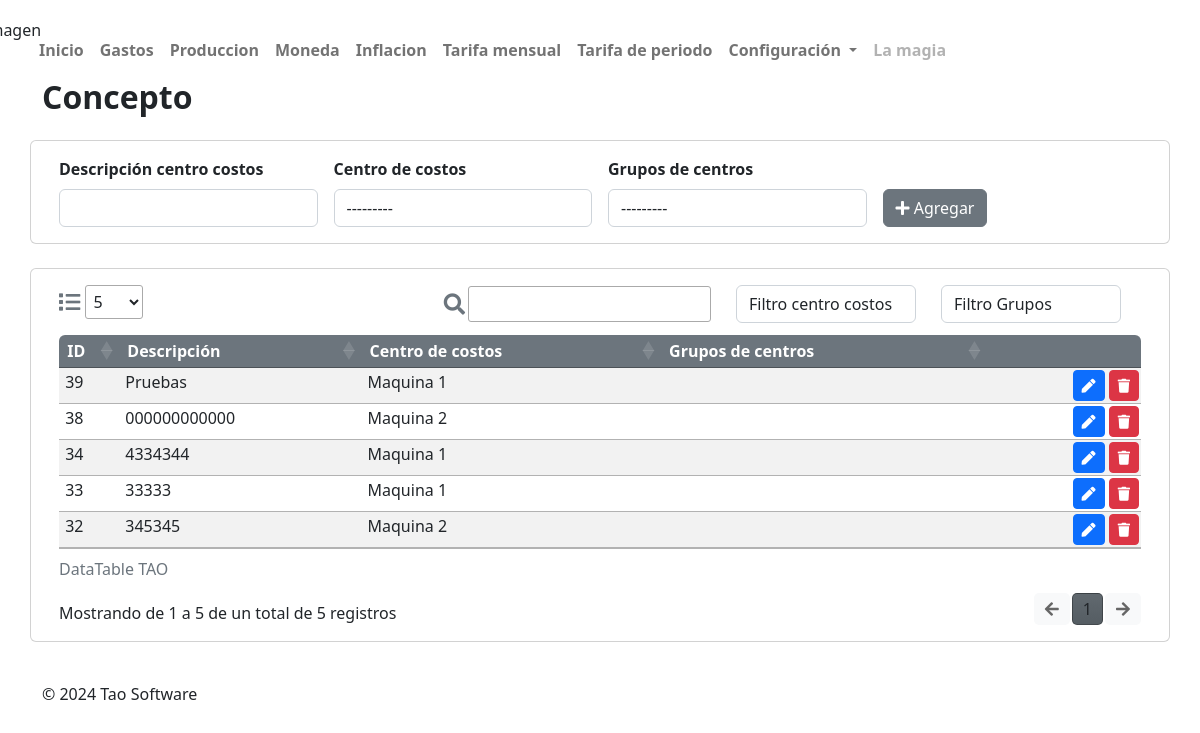
Page /concepto/ on the committed database.
### app/models.py (models this page shows, shortened)
class Concepto(models.Model):
    codigo_ex = models.CharField(max_length=100)
    centro_costos = models.ForeignKey(Centro_costos, on_delete=models.CASCADE, related_name='conceptos', null=True, blank=True)
    grupos_detalle = models.ForeignKey(Grupos_detalle, on_delete=models.CASCADE, related_name='grupos_detalle', null=True, blank=True)

class Centro_costos(models.Model):
    unidad = models.CharField(max_length=100)
    task = models.ForeignKey(Task, on_delete=models.CASCADE, related_name='centro_costos')
    def __str__(self):
        return self.unidad

### app/views.py (the view)
# urls.py: path("concepto/", views.conceptos_view, name='conceptos_view'),
def conceptos_view(request):
    print("paso por aca")
    if request.method == 'POST':
        print("paso por aca11")
        form = ConceptoForm(request.POST)
        if form.is_valid():
            grupos_detalle = form.cleaned_data.get('grupos_detalle')
            centro_costos = form.cleaned_data.get('centro_costos')
            if not centro_costos and not grupos_detalle:
                messages.success(request, 'Debe seleccionar al menos un campo.', extra_tags='custom-error-campo')
            elif centro_costos and grupos_detalle:
                print("Solo se puede seleccionar uno de los dos campos.")
                messages.success(request, 'Solo se puede seleccionar uno de los dos campos.', extra_tags='custom-error-campo-uno')
            elif grupos_detalle:
                porcentaje_acumulado = grupos_detalle.porcentaje_acumulado
                if porcentaje_acumulado < 100:
                    print("El grupo seleccionado no tiene el 100% ")
                    messages.success(request, 'El grupo seleccionado no tiene el 100% ', extra_tags='custom-error-campo-100')
            if not messages.get_messages(request):
                form.save()
                print( "Concepto guardado exitosamente.")
                messages.success(request, 'Concepto guardado exitosamente.', extra_tags='custom-ok')
                return redirect('conceptos_view')
    else:
        form = ConceptoForm()
    grupos_detalle_filtros = Grupos_detalle.objects.all()
    centro_costos_filtros = Centro_costos.objects.all()
    context = {
        'form': form,
        'db_data': Concepto.objects.all(),
        'Grupos_detalle_filtros': grupos_detalle_filtros,
        'Centro_costos_filtros': centro_costos_filtros,
    }
    return render(request, 'app/conceptos.html', context)

### app/forms.py
class ConceptoForm(forms.ModelForm):
    class Meta:
        model = Concepto
        fields = ['codigo_ex', 'centro_costos', 'grupos_detalle']
        labels = {
            'codigo_ex': 'CodigoExterno:',
            'centro_costos': 'Centro de costos :',
            'grupos_detalle': 'Grupo :',
        }
        widgets = {
            'codigo_ex': forms.TextInput(attrs={'class': 'form-control'}),
            'centro_costos': forms.Select(attrs={'class': 'form-control'}),
            'grupos_detalle': forms.Select(attrs={'class': 'form-control'}),
        }

### app/models.py (called while the page is built)
    def __str__(self):
        return self.nombre

### app/templates/app/conceptos.html (shortened to what this page needs)
{% extends 'app/home.html' %}
{% block titulo %}
    Concepto
{% endblock titulo %}
{% block cuadro_contenido %}
<div class="col-md-12">
    <div class="container my-4">
        <div class="row">
            <div class="card">
                <div class="card-body">
                    <form method="post" action="{% if edit_mode %}{% url 'conceptos_edit' conceptosForm_id=edit_id %}{% else %}{% url 'conceptos_view' %}{% endif %}">
                        <div class="row g-3 align-items-center">
                            <div class="col-md-3">
                                <label class="form-label col-md-12"><b>Descripción centro costos</b></label>
                                {{ form.codigo_ex }}
                            </div>
                            <div class="col-md-3">
                                <label class="form-label col-md-12 "><b>Centro de costos</b></label>
                                {{ form.centro_costos }}
                            </div>
                            <div class="col-md-3">
                                <label class="form-label col-md-12"><b>Grupos de centros </b></label>
                                {{ form.grupos_detalle }}
                            </div>
                            <div class="col-auto" style="margin-top: 47px;">
                                {% if edit_mode %}
                                    <button type="submit" class="btn btn-primary w-33"><i class="fas fa-save fa-lg"></i> Grabar</button>
                                    <button type="button" class="btn btn-warning w-33" onclick="cancelForm()"><i class="fas fa-times fa-lg"></i> Cancelar</button>
                                {% else %}
                                    <button type="submit" class="btn btn-secondary w-33"><i class="fas fa-plus "></i> Agregar</button>
                                {% endif %}
                            </div>
                        </div>
                    </form>
                </div>
            </div>
        </div>
    </div>
</div>
<div class="container my-4">
    <div class="row">
        <div class="card">
            <div class="card-body">
                <div class="category-filter">
                    <select id="categoryFilter" class="form-control custom-select">
                    </select>
                </div>
                <div class="category-filter">
                    <select id="anotherFilter" class="form-control custom-select">
                        <option value=""></i>Filtro centro costos</option><i class="fas fa-filter">
                    </select>
                </div>
                <table id="filterTable" class="table table-striped">
                    <caption>DataTable TAO</caption>
                    <thead>
                        <tr>
                            <th class="centered bg-secondary white-text">&nbsp;ID</th>
                            <th class="centered bg-secondary white-text">Descripción</th>
                            <th class="centered bg-secondary white-text">Centro de costos</th>
                            <th class="centered bg-secondary white-text">Grupos de centros</th>
                            <th class="centered bg-secondary white-text"></th>
                        </tr>
                    </thead>
                    <tbody>
                        {% for data in db_data %}
                        <tr>
                            <td class="text-sm">&nbsp;{{ data.id }}</td>
                            <td class="text-sm">{{ data.codigo_ex }}</td>
                            <td class="text-sm">{{ data.centro_costos|default:"" }}</td>
                            <td class="text-sm">
                            </td>
                            <td class="text-right text-sm">
                                <a  href="{% url 'conceptos_edit' data.id %}" class="btn btn-sm btn-primary"><i class="fas fa-pen"></i></a>
                                <a href="{% url 'conceptos_delete' data.id %}" class="btn btn-sm btn-danger  eliminarConfirmacion"><i class="fas fa-trash"></i></a>
                            </td>
                        </tr>
                        {% endfor %}
                    </tbody>
                </table>
            </div>
        </div>
    </div>
</div>
{% endblock cuadro_contenido %}

### app/static/css/estilos.css (style rules this page uses)
.text-right { text-align: right; }
thead th:first-child { border-radius: 6px 0 0 0; }
.white-text { color: white !important; }

### app/templates/app/conceptos.html (style rules this page uses)
.custom-select { margin-top: 0px; margin-bottom: 12px; align-items: center; width: 180px; margin-left: 25px; display: inline-block; }
thead th:first-child { border-radius: 6px 0 0 0; }
thead th:last-child { border-radius: 0 6px 0 0; }
#filterTable thead th { padding: 4px; }
#datatable_users tbody td, #filterTable tbody td { padding: 2px; }

### rows in the picture
Concepto: id "32", codigo_ex "345345", centro_costos "Maquina 2"
Concepto: id "33", codigo_ex "33333", centro_costos "Maquina 1"
Concepto: id "34", codigo_ex "4334344", centro_costos "Maquina 1"
Concepto: id "38", codigo_ex "000000000000", centro_costos "Maquina 2"
Concepto: id "39", codigo_ex "Pruebas", centro_costos "Maquina 1"
